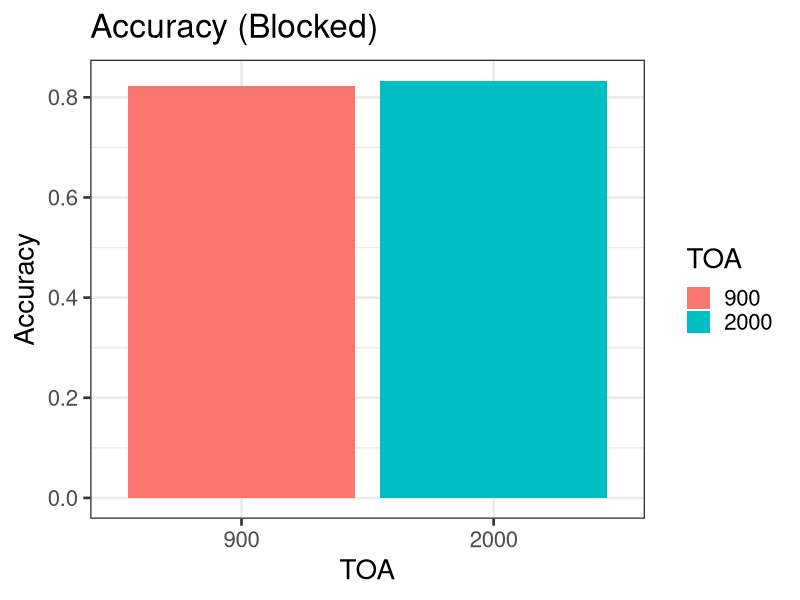
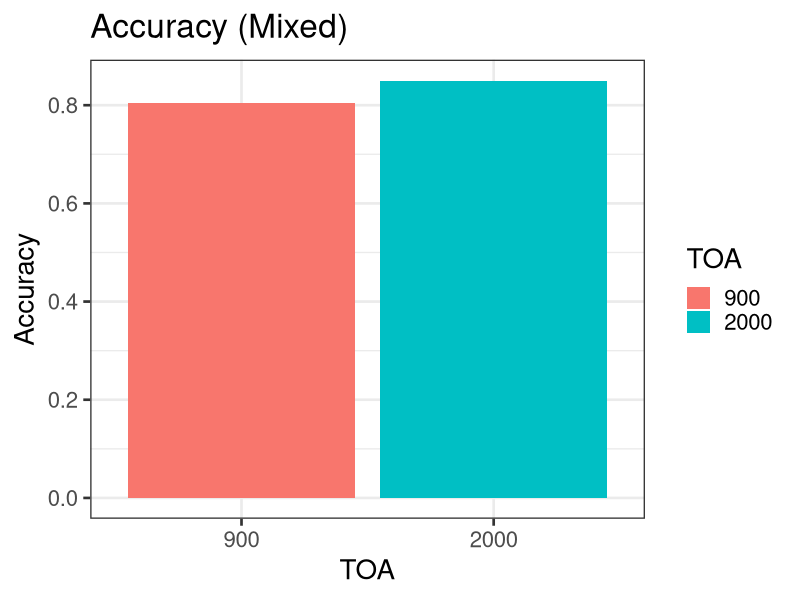
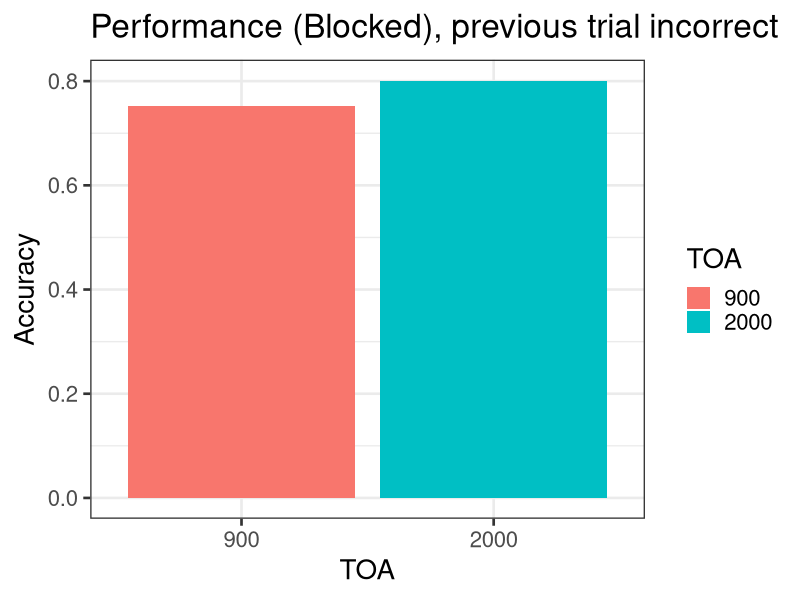
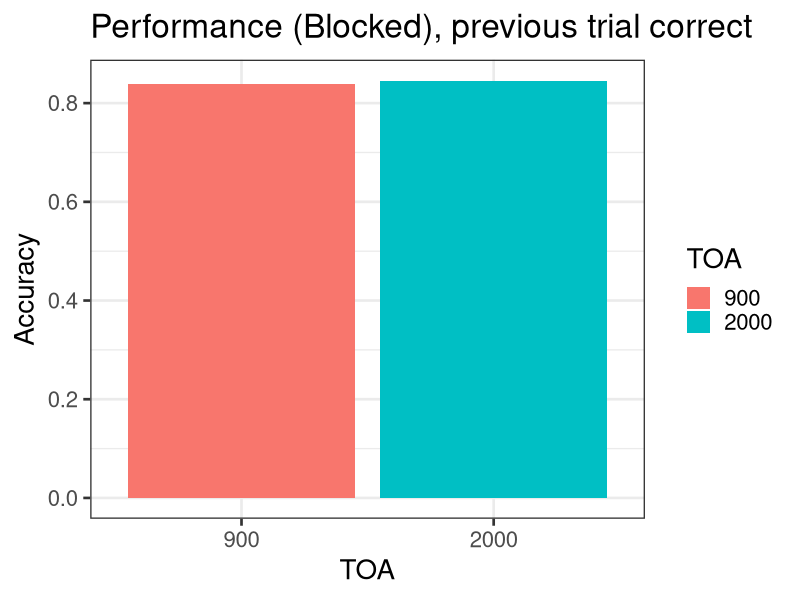
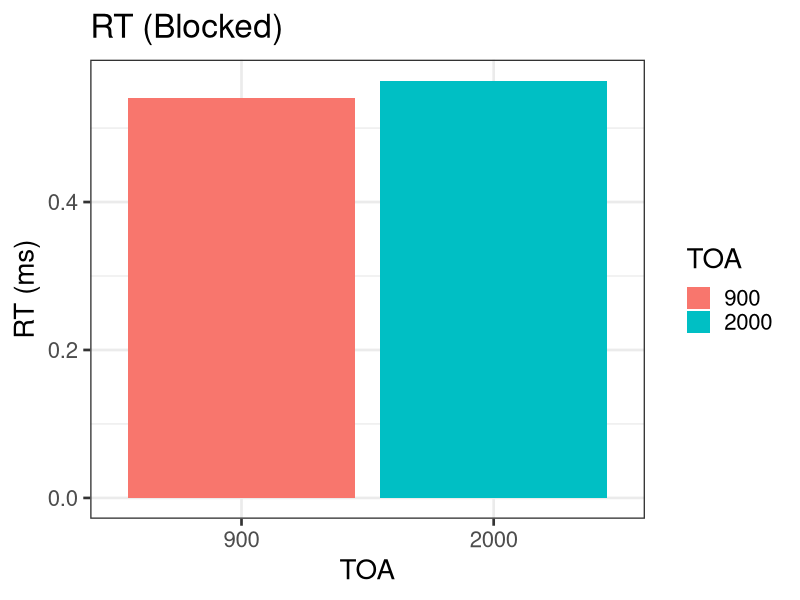
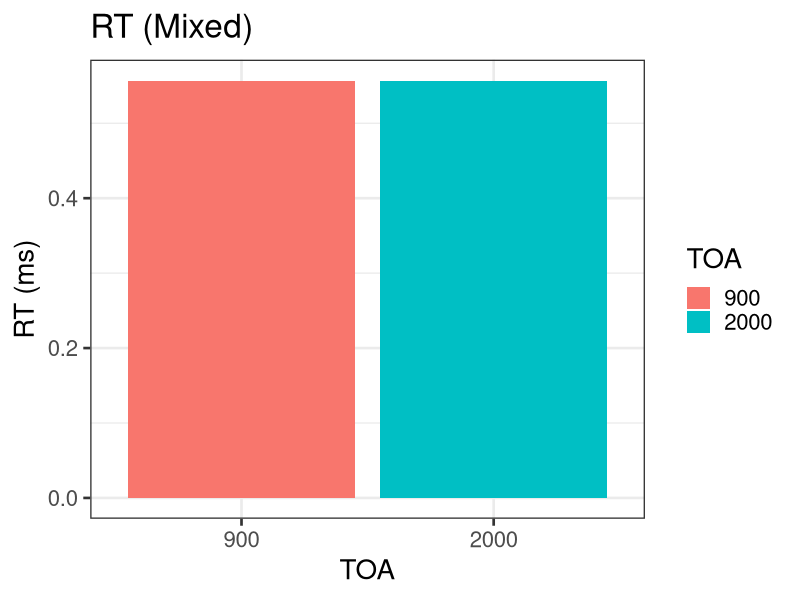
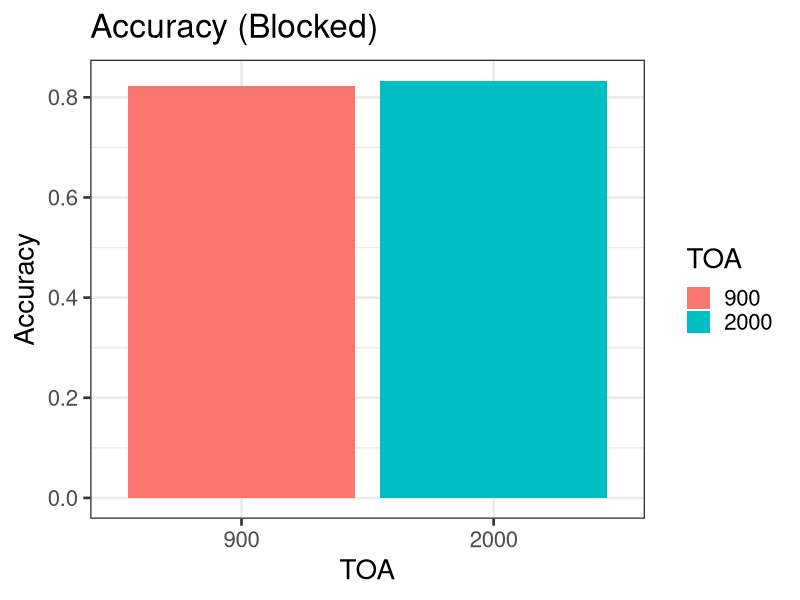
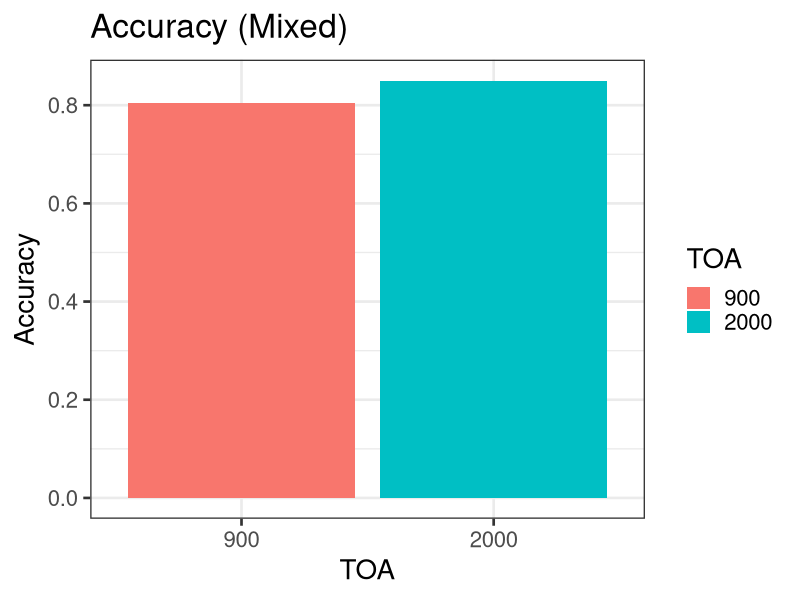

R code for these plots, in order: (Note: this script raises an error after producing the figures.)
# statistical analysis for behavioral data of ERP experiment

library(dplyr)
library(ggplot2)

# error bars weren't working due to a conflict w/ dplyr and plyr:
# http://www.mm1886.com/0429/dplyr-error-in-n-function-should-not-be-called-directly/

# stat_summary also had an error: Warning message:
# Computation failed in `stat_summary()`:
#   Hmisc package required for this function 
# had to re-install Hmisc0

setwd("~/Desktop/ERP_analysis_scripts/ERP_measurements_analysis")

# Load Data
df <- read.table('LOTP_4AFC_ERP2_behavioral_data.txt', stringsAsFactor = FALSE, header = TRUE)

plot_path = ("~/Box Sync/ERP_experiment_data/LOTP_4AFC_plots/")

head(df)

# subject number

length(unique(df$SubID))

# # find subject means
# sub.mn <- df %>%
#   group_by(TOA, Blocked, SubID) %>%
#   summarise(
#     mrt = mean(RT),
#     acc = mean(Correct))

# find subject means
sub.mn <- df %>%
  mutate(
    cor = Correct == 1 & !is.na(Correct), selRT = RT < .7 & RT > .2 & cor == 1) %>%
  group_by(TOA, Blocked, SubID) %>%
  summarise(
    mrt = mean(RT[cor == 1]),
    rt2 = mean(RT[selRT == 1]),
    acc = mean(cor),
    acc2 = mean(selRT), # correct acc to use, appropriate RT values
    tnum = n(),
    chk = sum(Correct == 1 & !is.na(Correct)) / 128)

# Normalize ACC/RT
sub.mn <- sub.mn %>%
  group_by(SubID, Blocked) %>%
  mutate(
    submean = mean(acc2), subRTmean = mean(rt2)) %>%
  ungroup() %>%
  mutate(
    grandmn = mean(acc2), grandRTmn = mean(rt2)) %>%
  group_by(TOA, Blocked, SubID) %>%
  mutate(
    acc.nor = ((acc2 - submean) + grandmn), RT.nor = ((rt2 - subRTmean) + grandRTmn))

# # group means
# grp.mn <- summarise(sub.mn,
#                     grt = mean(mrt),
#                     gac = mean(acc))


# # Normalize ACC
# sub.mn <- sub.mn %>%
#   group_by(SubID) %>%
#   mutate(
#     submean = mean(acc)) %>%
#   ungroup() %>%
#   mutate(
#     grandmn = mean(acc)) %>%
#   group_by(TOA, Blocked, SubID) %>%
#   mutate(
#     acc.nor = (acc - submean) + grandmn)

# group means
grp.mn <- sub.mn %>%
  group_by(TOA, Blocked) %>%
  summarise(grt = mean(mrt),
            grt2 = mean(rt2),
            gac = mean(acc),
            gac2 = mean(acc2),
            chk = mean(chk))


# sequential analysis for non-blocked

lagpad <- function(x, k) {
  c(rep(NA, k), x)[1 : length(x)] 
}

# sequential subject means

seq.sub.mn <- filter(df, Blocked == 0) %>%
  mutate(
    seqTOA = lagpad(TOA,1), cor = Correct == 1 & !is.na(Correct), 
    selRT = RT < .7 & RT > .2 & cor == 1, cor.seq = lagpad(cor,1))  %>%
  group_by(seqTOA, SubID) %>%
  summarise(
    seqmrt = mean(RT[cor == 1]),
    seqrt2 = mean(RT[selRT == 1]),
    seqacc = mean(cor),
    seqacc2 = mean(selRT),
    # seqtnum = n(),
    seqchk = sum(Correct == 1 & !is.na(Correct)) / 128)


# Normalize ACC
seq.sub.mn <- filter(seq.sub.mn, seqTOA > 1) %>%
  group_by(SubID) %>%
  mutate(
    submean = mean(seqacc2), subRTmean = mean(seqrt2)) %>%
  ungroup() %>%
  mutate(
    grandmn = mean(seqacc2), grandRTmn = mean(seqrt2)) %>%
  group_by(seqTOA, SubID) %>%
  mutate(
    acc.nor = ((seqacc2 - submean) + grandmn), RT.nor = ((seqrt2 - subRTmean) + grandRTmn))



# sequential subject means (previous trial correct/incorrect)

seq.sub.mn.Corr.Analysis <- df %>%
  mutate(
    seqTOA = lagpad(TOA,1), cor = Correct == 1 & !is.na(Correct), 
    selRT = RT < .7 & RT > .2 & cor == 1, cor.seq = lagpad(selRT,1))  %>%
  group_by(TOA, Blocked, SubID) %>%
  summarise(
    seqmrt = mean(RT[cor == 1]),
    seqrt2 = mean(RT[selRT == 1]),
    seqacc = mean(cor),
    seqacc2 = mean(selRT[cor.seq == 0]), # accuracy when previous trial is incorrect
    seqacc3 = mean(selRT[cor.seq == 1]), # accuracy when previous trial is correct
    # seqtnum = n(),
    seqchk = sum(Correct == 1 & !is.na(Correct)) / 128)



# sequential group means

seq.grp.mn <- seq.sub.mn %>%
  group_by(seqTOA) %>%
  summarise(seqgrt = mean(seqmrt),
            seqgrt2 = mean(seqrt2),
            seqgac = mean(seqacc),
            seqgac2 = mean(seqacc2),
            seqchk = mean(seqchk))




##############################
##### plot group means #######
##############################


### acc

# blocked: 

ggplot(filter(sub.mn, Blocked == 1),
       aes(factor(TOA), acc.nor, fill = factor(TOA)))+ 
  stat_summary(fun.y = mean, geom = 'bar') + stat_summary(fun.data = mean_sdl, geom = 'linerange', color = 'red')+
  labs(x = 'TOA', y = 'Accuracy', title = 'Accuracy (Blocked)', fill = "TOA")+ 
  theme_bw(base_size = 20)

ggsave(file = "LOTP_4AFC_ERP_blocked_performance.pdf", path = plot_path, width = 6, height = 7)


# mixed: 

ggplot(filter(seq.sub.mn, seqTOA > 1),
       aes(factor(seqTOA), acc.nor, fill = factor(seqTOA)))+ 
  stat_summary(fun.y = mean, geom = 'bar')+ 
  stat_summary(fun.data = mean_sdl, geom = 'linerange', color = 'red')+
  labs(x = 'TOA', y = 'Accuracy', title = 'Accuracy (Mixed)', fill = "TOA")+ 
  theme_bw(base_size = 20)

ggsave(file = "LOTP_4AFC_ERP_mixed_performance.pdf", path = plot_path, width = 6, height = 7)

## acc sequential

# previous trial incorrect
ggplot(filter(seq.sub.mn.Corr.Analysis, Blocked == 1),
       aes(factor(TOA), seqacc2, fill = factor(TOA))) + stat_summary(fun.y = mean, geom = 'bar')+ 
  stat_summary(fun.data = mean_sdl, geom = 'linerange', color = 'red')+
  labs(x = 'TOA', y = 'Accuracy', title = 'Performance (Blocked), previous trial incorrect', fill = "TOA")+ 
  theme_bw(base_size = 20)

# previous trial correct
ggplot(filter(seq.sub.mn.Corr.Analysis, Blocked == 1),
       aes(factor(TOA), seqacc3, fill = factor(TOA)))+ 
  stat_summary(fun.y = mean, geom = 'bar') + stat_summary(fun.data = mean_sdl, geom = 'linerange', color = 'red')+
  labs(x = 'TOA', y = 'Accuracy', title = 'Performance (Blocked), previous trial correct', fill = "TOA")+ 
  theme_bw(base_size = 20)



### RT

# blocked: 

ggplot(filter(sub.mn, Blocked == 1),
       aes(factor(TOA), RT.nor, fill = factor(TOA)))+ 
  stat_summary(fun.y = mean, geom = 'bar') + stat_summary(fun.data = mean_sdl, geom = 'linerange', color = 'red')+
  labs(x = 'TOA', y = 'RT (ms)', title = "RT (Blocked)", fill = "TOA")+     
  theme_bw(base_size = 20)

ggsave(file = "LOTP_4AFC_mk2_blocked_rt.pdf", path = plot_path, width = 6, height = 7)

# mixed:

ggplot(filter(seq.sub.mn, seqTOA > 1),
       aes(factor(seqTOA), RT.nor, fill = factor(seqTOA)))+
  stat_summary(fun.y = mean, geom = 'bar') + stat_summary(fun.data = mean_sdl, geom = 'linerange', color = 'red')+
  labs(x = 'TOA', y = 'RT (ms)', title = "RT (Mixed)", fill = "TOA")+     
  theme_bw(base_size = 20)

ggsave(file = "LOTP_4AFC_mk2_mixed_rt.pdf", path = plot_path, width = 6, height = 7)



#################

##### stats #####

#################


stat.df <- df %>%
  mutate(
    cor = Correct == 1 & !is.na(Correct), selRT = RT < .7 & RT > .2 & cor == 1) 

# factorize!

stat.df$SubID = factor(stat.df$SubID)

stat.df$TOA = factor(stat.df$TOA)


# convert logical to numeric

stat.df$selRT = stat.df$selRT + 0 

class(stat.df$SubID)
class(stat.df$TOA)
class(stat.df$Correct)
class(stat.df$selRT)



nsubs = length(unique(df$SubID))

subSOA = mean(df$SOA)
rangeSOA = range(df$SOA)


# ANOVA time!

### PERFORMANCE ###

# anova comparing BLOCKED condition, 900 vs. 2000, only correct if RT b/w 200 and 700 ms

lotp_4AFC_blocked_anova = ezANOVA(
  data = filter(stat.df, Blocked == 1)
  , dv = .(selRT)
  , wid = .(SubID)
  , within = .(TOA)
  , detailed = FALSE
)

print(lotp_4AFC_blocked_anova)

lotp_4AFC_blocked_anova_data_output = ezStats(
  data = filter(stat.df, Blocked == 1)
  , dv = .(selRT)
  , wid = .(SubID)
  , within = .(TOA)
)


# anova comparing MIXED condition, 900 vs. 2000, only correct if RT b/w 200 and 700 ms

seq.stat.df <- filter(df, Blocked == 0) %>%
  mutate(
    seqTOA = lagpad(TOA,1), cor = Correct == 1 & !is.na(Correct), selRT = RT < .7 & RT > .2 & cor == 1) 

seq.stat.df = filter(seq.stat.df, seqTOA >0)


# factorize!

seq.stat.df$SubID = factor(seq.stat.df$SubID)

seq.stat.df$seqTOA = factor(seq.stat.df$seqTOA)

class(seq.stat.df$seqTOA)

# convert logical to numeric

seq.stat.df$selRT = seq.stat.df$selRT + 0 

lotp_4AFC_mixed_anova = ezANOVA(
  data = seq.stat.df
  , dv = .(selRT)
  , wid = .(SubID)
  , within = .(seqTOA)
  , detailed = FALSE
)

print(lotp_4AFC_mixed_anova)

lotp_4AFC_mixed_anova_data_output = ezStats(
  data = seq.stat.df
  , dv = .(selRT)
  , wid = .(SubID)
  , within = .(seqTOA)
)



### RT ###


# BLOCKED

lotp_4AFC_blocked_anova_RT = ezANOVA(
  data = filter(stat.df, Blocked == 1, selRT == 1)
  , dv = .(RT)
  , wid = .(SubID)
  , within = .(TOA)
  , detailed = FALSE
)

print(lotp_4AFC_blocked_anova_RT)

lotp_4AFC_blocked_anova_RT_data_output = ezStats(
  data = filter(stat.df, Blocked == 1, selRT == 1)
  , dv = .(RT)
  , wid = .(SubID)
  , within = .(TOA)
)


# MIXED


lotp_4AFC_mixed_anova_RT = ezANOVA(
  data = filter(seq.stat.df, Blocked == 0, selRT == 1)
  , dv = .(RT)
  , wid = .(SubID)
  , within = .(seqTOA)
  , detailed = FALSE
)

print(lotp_4AFC_mixed_anova_RT)

lotp_4AFC_mixed_anova_RT_data_output = ezStats(
  data = filter(seq.stat.df, Blocked == 0, selRT == 1)
  , dv = .(RT)
  , wid = .(SubID)
  , within = .(seqTOA)
)



# 2x2 mixed/blocked anova:


# need to combine seq.stat.df and normal blocked stat.df


test.df = filter(stat.df, Blocked == 1)

seqStat_statDf.df = bind_rows(test.df,seq.stat.df)

stat.df$Blocked = factor(stat.df$Blocked)
class(stat.df$Blocked)

lotp_4AFC_blocked_mixed_anova_2x2 = ezANOVA(
  data = stat.df
  , dv = .(selRT)
  , wid = .(SubID)
  , within = .(TOA, Blocked)
  , detailed = FALSE
)

print(lotp_4AFC_blocked_mixed_anova_2x2)

lotp_4AFC_blocked_mixed_anova_2x2_data_output = ezStats(
  data = stat.df
  , dv = .(selRT)
  , wid = .(SubID)
  , within = .(TOA, Blocked)
)




